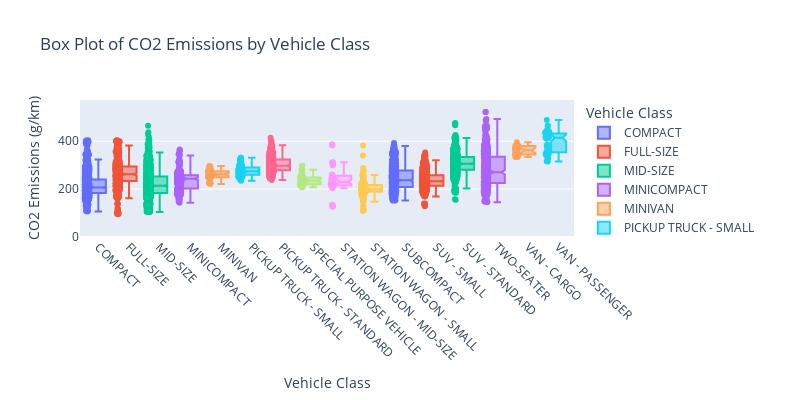

The code cell stored with this chart in its notebook:
### Code cell
import plotly.express as px

fig = px.box(df, x='Vehicle Class', y='CO2 Emissions(g/km)', 
             title="Box Plot of CO2 Emissions by Vehicle Class",
             labels={'CO2 Emissions(g/km)': 'CO2 Emissions (g/km)'},  # Rename the y-axis label
             color='Vehicle Class',  # Color by Vehicle Class
             boxmode='overlay',  # Display boxes overlaid for better comparison
             notched=True,  # Show notches to compare medians
             points="all",  # Display individual data points
             category_orders={"Vehicle Class": sorted(df['Vehicle Class'].unique())},  # Sort x-axis categories
             width=800, height=400  # Set the figure size
            )

fig.update_yaxes(range=[0, df['CO2 Emissions(g/km)'].max() + 50])  # Customize y-axis range
fig.update_xaxes(tickangle=45)  # Rotate x-axis labels for better readability
fig.show()

### Figure 1 — Plotly figure (JSON) as saved in the notebook; plotly's stock layout.template omitted (floating-point values rounded to 4 significant figures; data arrays with more than 128 entries replaced by an {"elided": "..."} marker saying what was removed)
{"data": [{"alignmentgroup": "True", "boxpoints": "all", "hovertemplate": "Vehicle Class=%{x}<br>CO2 Emissions (g/km)=%{y}<extra></extra>", "legendgroup": "COMPACT", "marker": {"color": "#636efa"}, "name": "COMPACT", "notched": true, "offsetgroup": "COMPACT", "orientation": "v", "showlegend": true, "type": "box", "x": {"elided": "903 str values"}, "x0": " ", "xaxis": "x", "y": {"elided": "903 int values"}, "y0": " ", "yaxis": "y"}, {"alignmentgroup": "True", "boxpoints": "all", "hovertemplate": "Vehicle Class=%{x}<br>CO2 Emissions (g/km)=%{y}<extra></extra>", "legendgroup": "FULL-SIZE", "marker": {"color": "#EF553B"}, "name": "FULL-SIZE", "notched": true, "offsetgroup": "FULL-SIZE", "orientation": "v", "showlegend": true, "type": "box", "x": {"elided": "508 str values"}, "x0": " ", "xaxis": "x", "y": {"elided": "508 int values"}, "y0": " ", "yaxis": "y"}, {"alignmentgroup": "True", "boxpoints": "all", "hovertemplate": "Vehicle Class=%{x}<br>CO2 Emissions (g/km)=%{y}<extra></extra>", "legendgroup": "MID-SIZE", "marker": {"color": "#00cc96"}, "name": "MID-SIZE", "notched": true, "offsetgroup": "MID-SIZE", "orientation": "v", "showlegend": true, "type": "box", "x": {"elided": "983 str values"}, "x0": " ", "xaxis": "x", "y": {"elided": "983 int values"}, "y0": " ", "yaxis": "y"}, {"alignmentgroup": "True", "boxpoints": "all", "hovertemplate": "Vehicle Class=%{x}<br>CO2 Emissions (g/km)=%{y}<extra></extra>", "legendgroup": "MINICOMPACT", "marker": {"color": "#ab63fa"}, "name": "MINICOMPACT", "notched": true, "offsetgroup": "MINICOMPACT", "orientation": "v", "showlegend": true, "type": "box", "x": {"elided": "274 str values"}, "x0": " ", "xaxis": "x", "y": {"elided": "274 int values"}, "y0": " ", "yaxis": "y"}, {"alignmentgroup": "True", "boxpoints": "all", "hovertemplate": "Vehicle Class=%{x}<br>CO2 Emissions (g/km)=%{y}<extra></extra>", "legendgroup": "MINIVAN", "marker": {"color": "#FFA15A"}, "name": "MINIVAN", "notched": true, "offsetgroup": "MINIVAN", "orientation": "v", "showlegend": true, "type": "box", "x": ["MINIVAN", "MINIVAN", "MINIVAN", "MINIVAN", "MINIVAN", "MINIVAN", "MINIVAN", "MINIVAN", "MINIVAN", "MINIVAN", "MINIVAN", "MINIVAN", "MINIVAN", "MINIVAN", "MINIVAN", "MINIVAN", "MINIVAN", "MINIVAN", "MINIVAN", "MINIVAN", "MINIVAN", "MINIVAN", "MINIVAN", "MINIVAN", "MINIVAN", "MINIVAN", "MINIVAN", "MINIVAN", "MINIVAN", "MINIVAN", "MINIVAN", "MINIVAN", "MINIVAN", "MINIVAN", "MINIVAN", "MINIVAN", "MINIVAN", "MINIVAN", "MINIVAN", "MINIVAN", "MINIVAN", "MINIVAN", "MINIVAN", "MINIVAN", "MINIVAN", "MINIVAN", "MINIVAN", "MINIVAN", "MINIVAN", "MINIVAN", "MINIVAN", "MINIVAN", "MINIVAN", "MINIVAN", "MINIVAN", "MINIVAN", "MINIVAN", "MINIVAN", "MINIVAN", "MINIVAN", "MINIVAN"], "x0": " ", "xaxis": "x", "y": [276, 269, 271, 264, 244, 276, 223, 225, 255, 262, 254, 260, 285, 278, 262, 267, 262, 288, 221, 242, 262, 288, 282, 279, 276, 269, 250, 275, 269, 296, 226, 229, 267, 290, 257, 249, 274, 251, 296, 226, 230, 255, 274, 259, 252, 247, 256, 259, 249, 276, 274, 252, 247, 272, 254, 274, 249, 276, 248, 271, 259], "y0": " ", "yaxis": "y"}, {"alignmentgroup": "True", "boxpoints": "all", "hovertemplate": "Vehicle Class=%{x}<br>CO2 Emissions (g/km)=%{y}<extra></extra>", "legendgroup": "PICKUP TRUCK - SMALL", "marker": {"color": "#19d3f3"}, "name": "PICKUP TRUCK - SMALL", "notched": true, "offsetgroup": "PICKUP TRUCK - SMALL", "orientation": "v", "showlegend": true, "type": "box", "x": {"elided": "133 str values"}, "x0": " ", "xaxis": "x", "y": {"elided": "133 int values"}, "y0": " ", "yaxis": "y"}, {"alignmentgroup": "True", "boxpoints": "all", "hovertemplate": "Vehicle Class=%{x}<br>CO2 Emissions (g/km)=%{y}<extra></extra>", "legendgroup": "PICKUP TRUCK - STANDARD", "marker": {"color": "#FF6692"}, "name": "PICKUP TRUCK - STANDARD", "notched": true, "offsetgroup": "PICKUP TRUCK - STANDARD", "orientation": "v", "showlegend": true, "type": "box", "x": {"elided": "475 str values"}, "x0": " ", "xaxis": "x", "y": {"elided": "475 int values"}, "y0": " ", "yaxis": "y"}, {"alignmentgroup": "True", "boxpoints": "all", "hovertemplate": "Vehicle Class=%{x}<br>CO2 Emissions (g/km)=%{y}<extra></extra>", "legendgroup": "SPECIAL PURPOSE VEHICLE", "marker": {"color": "#B6E880"}, "name": "SPECIAL PURPOSE VEHICLE", "notched": true, "offsetgroup": "SPECIAL PURPOSE VEHICLE", "orientation": "v", "showlegend": true, "type": "box", "x": ["SPECIAL PURPOSE VEHICLE", "SPECIAL PURPOSE VEHICLE", "SPECIAL PURPOSE VEHICLE", "SPECIAL PURPOSE VEHICLE", "SPECIAL PURPOSE VEHICLE", "SPECIAL PURPOSE VEHICLE", "SPECIAL PURPOSE VEHICLE", "SPECIAL PURPOSE VEHICLE", "SPECIAL PURPOSE VEHICLE", "SPECIAL PURPOSE VEHICLE", "SPECIAL PURPOSE VEHICLE", "SPECIAL PURPOSE VEHICLE", "SPECIAL PURPOSE VEHICLE", "SPECIAL PURPOSE VEHICLE", "SPECIAL PURPOSE VEHICLE", "SPECIAL PURPOSE VEHICLE", "SPECIAL PURPOSE VEHICLE", "SPECIAL PURPOSE VEHICLE", "SPECIAL PURPOSE VEHICLE", "SPECIAL PURPOSE VEHICLE", "SPECIAL PURPOSE VEHICLE", "SPECIAL PURPOSE VEHICLE", "SPECIAL PURPOSE VEHICLE", "SPECIAL PURPOSE VEHICLE", "SPECIAL PURPOSE VEHICLE", "SPECIAL PURPOSE VEHICLE", "SPECIAL PURPOSE VEHICLE", "SPECIAL PURPOSE VEHICLE", "SPECIAL PURPOSE VEHICLE", "SPECIAL PURPOSE VEHICLE", "SPECIAL PURPOSE VEHICLE", "SPECIAL PURPOSE VEHICLE", "SPECIAL PURPOSE VEHICLE", "SPECIAL PURPOSE VEHICLE", "SPECIAL PURPOSE VEHICLE", "SPECIAL PURPOSE VEHICLE", "SPECIAL PURPOSE VEHICLE", "SPECIAL PURPOSE VEHICLE", "SPECIAL PURPOSE VEHICLE", "SPECIAL PURPOSE VEHICLE", "SPECIAL PURPOSE VEHICLE", "SPECIAL PURPOSE VEHICLE", "SPECIAL PURPOSE VEHICLE", "SPECIAL PURPOSE VEHICLE", "SPECIAL PURPOSE VEHICLE", "SPECIAL PURPOSE VEHICLE", "SPECIAL PURPOSE VEHICLE", "SPECIAL PURPOSE VEHICLE", "SPECIAL PURPOSE VEHICLE", "SPECIAL PURPOSE VEHICLE", "SPECIAL PURPOSE VEHICLE", "SPECIAL PURPOSE VEHICLE", "SPECIAL PURPOSE VEHICLE", "SPECIAL PURPOSE VEHICLE", "SPECIAL PURPOSE VEHICLE", "SPECIAL PURPOSE VEHICLE", "SPECIAL PURPOSE VEHICLE", "SPECIAL PURPOSE VEHICLE", "SPECIAL PURPOSE VEHICLE", "SPECIAL PURPOSE VEHICLE", "SPECIAL PURPOSE VEHICLE", "SPECIAL PURPOSE VEHICLE", "SPECIAL PURPOSE VEHICLE", "SPECIAL PURPOSE VEHICLE", "SPECIAL PURPOSE VEHICLE"], "x0": " ", "xaxis": "x", "y": [218, 228, 232, 239, 235, 281, 214, 216, 216, 228, 235, 239, 232, 281, 216, 225, 220, 223, 243, 243, 233, 252, 252, 240, 252, 252, 240, 268, 298, 233, 248, 220, 231, 220, 244, 234, 253, 242, 240, 248, 220, 232, 218, 234, 251, 241, 251, 268, 218, 219, 219, 209, 247, 214, 214, 208, 251, 297, 251, 248, 268, 218, 232, 219, 247], "y0": " ", "yaxis": "y"}, {"alignmentgroup": "True", "boxpoints": "all", "hovertemplate": "Vehicle Class=%{x}<br>CO2 Emissions (g/km)=%{y}<extra></extra>", "legendgroup": "STATION WAGON - MID-SIZE", "marker": {"color": "#FF97FF"}, "name": "STATION WAGON - MID-SIZE", "notched": true, "offsetgroup": "STATION WAGON - MID-SIZE", "orientation": "v", "showlegend": true, "type": "box", "x": ["STATION WAGON - MID-SIZE", "STATION WAGON - MID-SIZE", "STATION WAGON - MID-SIZE", "STATION WAGON - MID-SIZE", "STATION WAGON - MID-SIZE", "STATION WAGON - MID-SIZE", "STATION WAGON - MID-SIZE", "STATION WAGON - MID-SIZE", "STATION WAGON - MID-SIZE", "STATION WAGON - MID-SIZE", "STATION WAGON - MID-SIZE", "STATION WAGON - MID-SIZE", "STATION WAGON - MID-SIZE", "STATION WAGON - MID-SIZE", "STATION WAGON - MID-SIZE", "STATION WAGON - MID-SIZE", "STATION WAGON - MID-SIZE", "STATION WAGON - MID-SIZE", "STATION WAGON - MID-SIZE", "STATION WAGON - MID-SIZE", "STATION WAGON - MID-SIZE", "STATION WAGON - MID-SIZE", "STATION WAGON - MID-SIZE", "STATION WAGON - MID-SIZE", "STATION WAGON - MID-SIZE", "STATION WAGON - MID-SIZE", "STATION WAGON - MID-SIZE", "STATION WAGON - MID-SIZE", "STATION WAGON - MID-SIZE", "STATION WAGON - MID-SIZE", "STATION WAGON - MID-SIZE", "STATION WAGON - MID-SIZE", "STATION WAGON - MID-SIZE", "STATION WAGON - MID-SIZE", "STATION WAGON - MID-SIZE", "STATION WAGON - MID-SIZE", "STATION WAGON - MID-SIZE", "STATION WAGON - MID-SIZE", "STATION WAGON - MID-SIZE", "STATION WAGON - MID-SIZE", "STATION WAGON - MID-SIZE", "STATION WAGON - MID-SIZE", "STATION WAGON - MID-SIZE", "STATION WAGON - MID-SIZE", "STATION WAGON - MID-SIZE"], "x0": " ", "xaxis": "x", "y": [212, 214, 242, 310, 310, 126, 214, 248, 306, 216, 225, 228, 129, 214, 220, 310, 253, 230, 232, 131, 210, 259, 230, 232, 135, 204, 219, 221, 312, 225, 222, 261, 216, 214, 224, 239, 299, 254, 240, 242, 382, 219, 233, 386, 386], "y0": " ", "yaxis": "y"}, {"alignmentgroup": "True", "boxpoints": "all", "hovertemplate": "Vehicle Class=%{x}<br>CO2 Emissions (g/km)=%{y}<extra></extra>", "legendgroup": "STATION WAGON - SMALL", "marker": {"color": "#FECB52"}, "name": "STATION WAGON - SMALL", "notched": true, "offsetgroup": "STATION WAGON - SMALL", "orientation": "v", "showlegend": true, "type": "box", "x": {"elided": "214 str values"}, "x0": " ", "xaxis": "x", "y": {"elided": "214 int values"}, "y0": " ", "yaxis": "y"}, {"alignmentgroup": "True", "boxpoints": "all", "hovertemplate": "Vehicle Class=%{x}<br>CO2 Emissions (g/km)=%{y}<extra></extra>", "legendgroup": "SUBCOMPACT", "marker": {"color": "#636efa"}, "name": "SUBCOMPACT", "notched": true, "offsetgroup": "SUBCOMPACT", "orientation": "v", "showlegend": true, "type": "box", "x": {"elided": "533 str values"}, "x0": " ", "xaxis": "x", "y": {"elided": "533 int values"}, "y0": " ", "yaxis": "y"}, {"alignmentgroup": "True", "boxpoints": "all", "hovertemplate": "Vehicle Class=%{x}<br>CO2 Emissions (g/km)=%{y}<extra></extra>", "legendgroup": "SUV - SMALL", "marker": {"color": "#EF553B"}, "name": "SUV - SMALL", "notched": true, "offsetgroup": "SUV - SMALL", "orientation": "v", "showlegend": true, "type": "box", "x": {"elided": "1006 str values"}, "x0": " ", "xaxis": "x", "y": {"elided": "1006 int values"}, "y0": " ", "yaxis": "y"}, {"alignmentgroup": "True", "boxpoints": "all", "hovertemplate": "Vehicle Class=%{x}<br>CO2 Emissions (g/km)=%{y}<extra></extra>", "legendgroup": "SUV - STANDARD", "marker": {"color": "#00cc96"}, "name": "SUV - STANDARD", "notched": true, "offsetgroup": "SUV - STANDARD", "orientation": "v", "showlegend": true, "type": "box", "x": {"elided": "613 str values"}, "x0": " ", "xaxis": "x", "y": {"elided": "613 int values"}, "y0": " ", "yaxis": "y"}, {"alignmentgroup": "True", "boxpoints": "all", "hovertemplate": "Vehicle Class=%{x}<br>CO2 Emissions (g/km)=%{y}<extra></extra>", "legendgroup": "TWO-SEATER", "marker": {"color": "#ab63fa"}, "name": "TWO-SEATER", "notched": true, "offsetgroup": "TWO-SEATER", "orientation": "v", "showlegend": true, "type": "box", "x": {"elided": "381 str values"}, "x0": " ", "xaxis": "x", "y": {"elided": "381 int values"}, "y0": " ", "yaxis": "y"}, {"alignmentgroup": "True", "boxpoints": "all", "hovertemplate": "Vehicle Class=%{x}<br>CO2 Emissions (g/km)=%{y}<extra></extra>", "legendgroup": "VAN - CARGO", "marker": {"color": "#FFA15A"}, "name": "VAN - CARGO", "notched": true, "offsetgroup": "VAN - CARGO", "orientation": "v", "showlegend": true, "type": "box", "x": ["VAN - CARGO", "VAN - CARGO", "VAN - CARGO", "VAN - CARGO", "VAN - CARGO", "VAN - CARGO", "VAN - CARGO", "VAN - CARGO", "VAN - CARGO", "VAN - CARGO", "VAN - CARGO", "VAN - CARGO", "VAN - CARGO", "VAN - CARGO", "VAN - CARGO", "VAN - CARGO", "VAN - CARGO", "VAN - CARGO", "VAN - CARGO", "VAN - CARGO", "VAN - CARGO", "VAN - CARGO"], "x0": " ", "xaxis": "x", "y": [347, 366, 334, 380, 344, 380, 344, 380, 362, 373, 350, 396, 360, 347, 366, 334, 380, 344, 380, 344, 380, 362], "y0": " ", "yaxis": "y"}, {"alignmentgroup": "True", "boxpoints": "all", "hovertemplate": "Vehicle Class=%{x}<br>CO2 Emissions (g/km)=%{y}<extra></extra>", "legendgroup": "VAN - PASSENGER", "marker": {"color": "#19d3f3"}, "name": "VAN - PASSENGER", "notched": true, "offsetgroup": "VAN - PASSENGER", "orientation": "v", "showlegend": true, "type": "box", "x": ["VAN - PASSENGER", "VAN - PASSENGER", "VAN - PASSENGER", "VAN - PASSENGER", "VAN - PASSENGER", "VAN - PASSENGER", "VAN - PASSENGER", "VAN - PASSENGER", "VAN - PASSENGER", "VAN - PASSENGER", "VAN - PASSENGER", "VAN - PASSENGER", "VAN - PASSENGER", "VAN - PASSENGER", "VAN - PASSENGER", "VAN - PASSENGER", "VAN - PASSENGER", "VAN - PASSENGER", "VAN - PASSENGER", "VAN - PASSENGER", "VAN - PASSENGER", "VAN - PASSENGER", "VAN - PASSENGER", "VAN - PASSENGER", "VAN - PASSENGER", "VAN - PASSENGER", "VAN - PASSENGER", "VAN - PASSENGER", "VAN - PASSENGER", "VAN - PASSENGER", "VAN - PASSENGER", "VAN - PASSENGER", "VAN - PASSENGER", "VAN - PASSENGER", "VAN - PASSENGER", "VAN - PASSENGER", "VAN - PASSENGER", "VAN - PASSENGER", "VAN - PASSENGER", "VAN - PASSENGER", "VAN - PASSENGER", "VAN - PASSENGER", "VAN - PASSENGER", "VAN - PASSENGER", "VAN - PASSENGER", "VAN - PASSENGER", "VAN - PASSENGER", "VAN - PASSENGER", "VAN - PASSENGER", "VAN - PASSENGER", "VAN - PASSENGER", "VAN - PASSENGER", "VAN - PASSENGER", "VAN - PASSENGER", "VAN - PASSENGER", "VAN - PASSENGER", "VAN - PASSENGER", "VAN - PASSENGER", "VAN - PASSENGER", "VAN - PASSENGER", "VAN - PASSENGER", "VAN - PASSENGER", "VAN - PASSENGER", "VAN - PASSENGER", "VAN - PASSENGER", "VAN - PASSENGER"], "x0": " ", "xaxis": "x", "y": [380, 344, 380, 362, 414, 432, 411, 419, 435, 413, 386, 368, 488, 421, 382, 380, 344, 380, 362, 414, 432, 411, 419, 435, 413, 414, 432, 432, 414, 416, 437, 437, 418, 338, 340, 315, 414, 432, 432, 414, 416, 437, 437, 418, 441, 465, 342, 356, 345, 441, 465, 438, 445, 344, 354, 343, 438, 445, 345, 354, 346, 355, 340, 316, 352, 328], "y0": " ", "yaxis": "y"}], "layout": {"boxmode": "overlay", "height": 400, "legend": {"title": {"text": "Vehicle Class"}, "tracegroupgap": 0}, "title": {"text": "Box Plot of CO2 Emissions by Vehicle Class"}, "width": 800, "xaxis": {"anchor": "y", "categoryarray": ["COMPACT", "FULL-SIZE", "MID-SIZE", "MINICOMPACT", "MINIVAN", "PICKUP TRUCK - SMALL", "PICKUP TRUCK - STANDARD", "SPECIAL PURPOSE VEHICLE", "STATION WAGON - MID-SIZE", "STATION WAGON - SMALL", "SUBCOMPACT", "SUV - SMALL", "SUV - STANDARD", "TWO-SEATER", "VAN - CARGO", "VAN - PASSENGER"], "categoryorder": "array", "domain": [0, 1], "tickangle": 45, "title": {"text": "Vehicle Class"}}, "yaxis": {"anchor": "x", "domain": [0, 1], "range": [0, 572], "title": {"text": "CO2 Emissions (g/km)"}}}}
